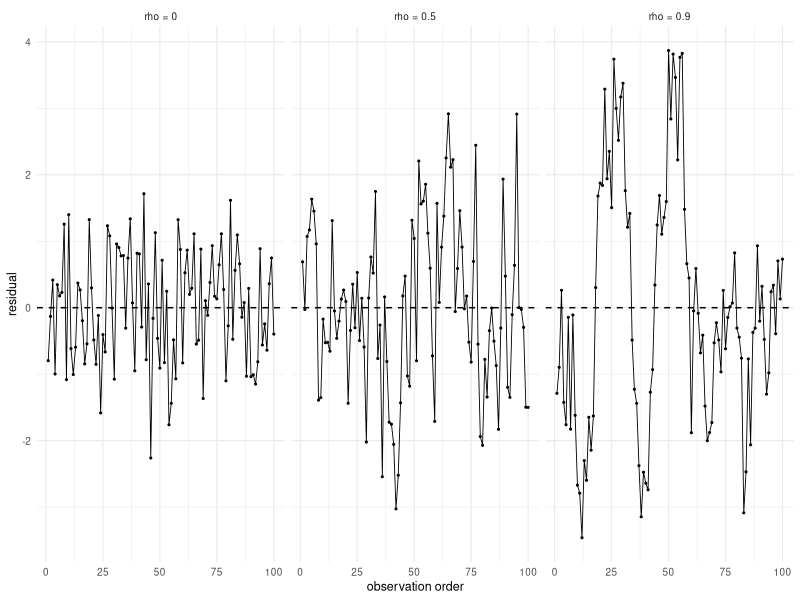
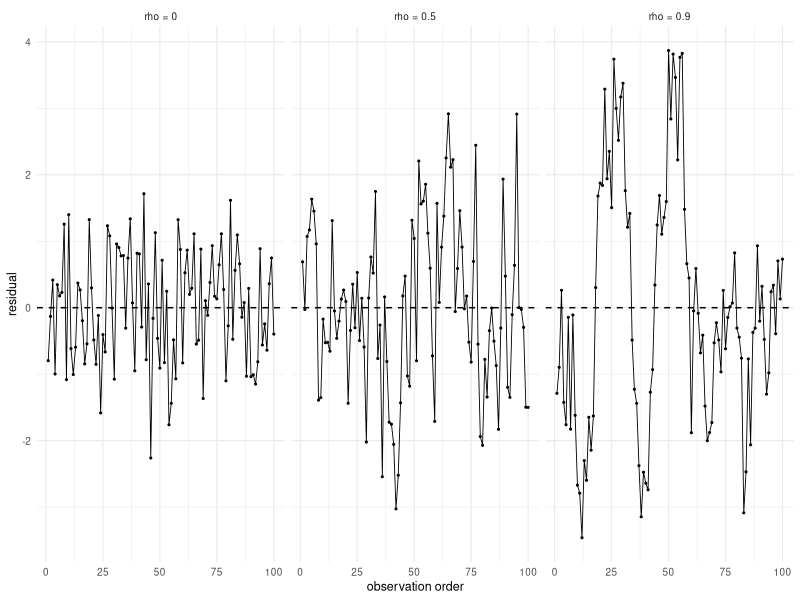

The R source for these figures, in order:
library(tidyverse)

theme_set(
    theme_minimal(base_size = 9) +
        theme(
            plot.title = element_text(size = 8, face = "bold"),
            plot.background = element_rect(fill = "transparent", colour = NA),
            panel.background = element_rect(fill = "transparent", colour = NA),
            legend.background = element_rect(fill = "transparent", colour = NA))
)

set.seed(3)
n <- 100
ar1 <- function(rho) {                      # autocorrelated errors: e_t = rho * e_(t-1) + u_t
      e <- numeric(n); u <- rnorm(n); e[1] <- u[1]
      for (k in 2:n) e[k] <- rho * e[k - 1] + u[k]
      e
    }
res <- map_dfr(c(0, 0.5, 0.9), function(rho) {
      d <- tibble(t = 1:n, y = 1 + 0.05 * (1:n) + ar1(rho))
      tibble(t = d$t, resid = resid(lm(y ~ t, data = d)), panel = paste("rho =", rho))
    })

p <- ggplot(res, aes(t, resid)) +
      geom_hline(yintercept = 0, linetype = "dashed") +
      geom_line(linewidth = 0.3) +
      geom_point(size = 0.4) +
      facet_wrap(~ panel) +
      labs(x = "observation order", y = "residual")

p

ggsave("reg_diag_autocorr.pdf", p, width = 6.0, height = 2.75, bg = "transparent")
